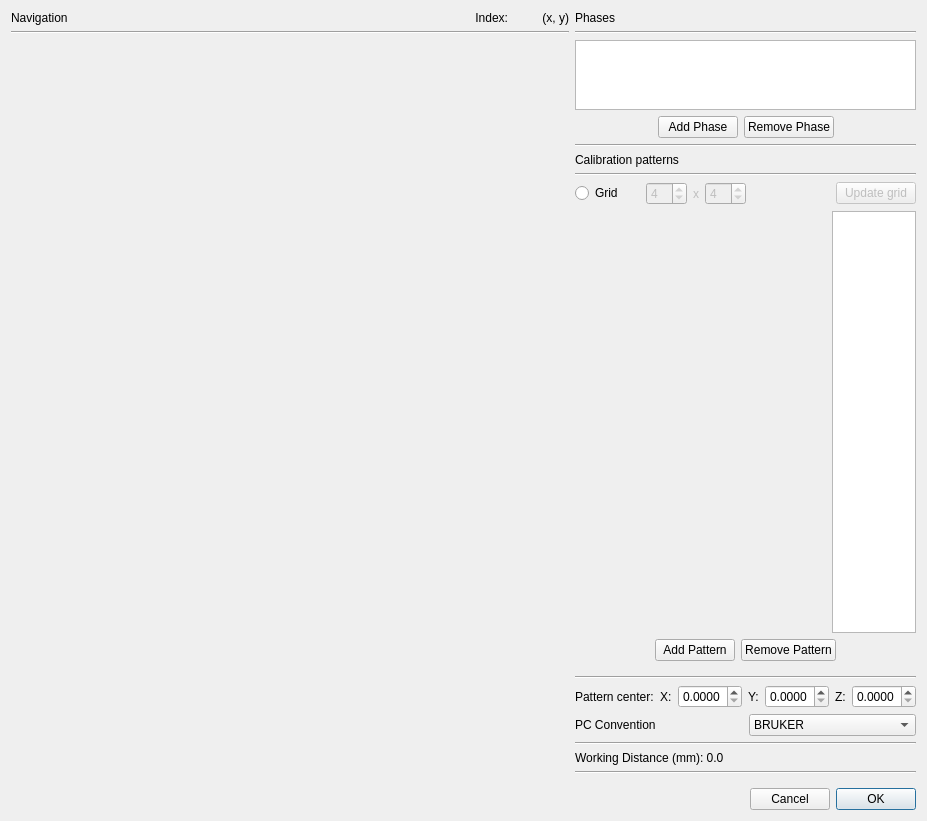
<?xml version="1.0" encoding="UTF-8"?>
<ui version="4.0">
 <class>PCSelection</class>
 <widget class="QDialog" name="PCSelection">
  <property name="geometry">
   <rect>
    <x>0</x>
    <y>0</y>
    <width>927</width>
    <height>821</height>
   </rect>
  </property>
  <property name="windowTitle">
   <string>Pattern Center Refinement</string>
  </property>
  <layout class="QHBoxLayout" name="horizontalLayout_5">
   <item>
    <layout class="QHBoxLayout" name="horizontalLayout_4" stretch="3,1">
     <item>
      <layout class="QVBoxLayout" name="verticalLayout_3" stretch="0,0,1,0">
       <item>
        <layout class="QHBoxLayout" name="horizontalLayout_9" stretch="5,4,1">
         <item>
          <widget class="QLabel" name="labelNavigation">
           <property name="text">
            <string>Navigation</string>
           </property>
          </widget>
         </item>
         <item>
          <widget class="QLabel" name="labelIndex">
           <property name="text">
            <string>Index:</string>
           </property>
           <property name="alignment">
            <set>Qt::AlignRight|Qt::AlignTrailing|Qt::AlignVCenter</set>
           </property>
          </widget>
         </item>
         <item>
          <widget class="QLabel" name="labelxy">
           <property name="text">
            <string>(x, y)</string>
           </property>
           <property name="alignment">
            <set>Qt::AlignRight|Qt::AlignTrailing|Qt::AlignVCenter</set>
           </property>
          </widget>
         </item>
        </layout>
       </item>
       <item>
        <widget class="Line" name="line_6">
         <property name="orientation">
          <enum>Qt::Horizontal</enum>
         </property>
        </widget>
       </item>
       <item>
        <widget class="MplWidget" name="MplWidget" native="true">
         <property name="minimumSize">
          <size>
           <width>400</width>
           <height>400</height>
          </size>
         </property>
         <property name="styleSheet">
          <string notr="true">background-color: transparent</string>
         </property>
        </widget>
       </item>
       <item>
        <spacer name="verticalSpacer_3">
         <property name="orientation">
          <enum>Qt::Vertical</enum>
         </property>
         <property name="sizeHint" stdset="0">
          <size>
           <width>20</width>
           <height>40</height>
          </size>
         </property>
        </spacer>
       </item>
      </layout>
     </item>
     <item>
      <layout class="QVBoxLayout" name="verticalLayout" stretch="1,1,1,1,1,1,1,1,50,1,1,1,1,1,1,1,1,1,1,0">
       <item>
        <widget class="QLabel" name="labelPhases">
         <property name="text">
          <string>Phases</string>
         </property>
        </widget>
       </item>
       <item>
        <widget class="Line" name="line_4">
         <property name="orientation">
          <enum>Qt::Horizontal</enum>
         </property>
        </widget>
       </item>
       <item>
        <widget class="QListWidget" name="listPhases"/>
       </item>
       <item>
        <layout class="QHBoxLayout" name="horizontalLayout_3">
         <item>
          <spacer name="horizontalSpacer">
           <property name="orientation">
            <enum>Qt::Horizontal</enum>
           </property>
           <property name="sizeHint" stdset="0">
            <size>
             <width>40</width>
             <height>20</height>
            </size>
           </property>
          </spacer>
         </item>
         <item>
          <widget class="QPushButton" name="buttonAddPhase">
           <property name="text">
            <string>Add Phase</string>
           </property>
          </widget>
         </item>
         <item>
          <widget class="QPushButton" name="buttonRemovePhase">
           <property name="text">
            <string>Remove Phase</string>
           </property>
          </widget>
         </item>
         <item>
          <spacer name="horizontalSpacer_2">
           <property name="orientation">
            <enum>Qt::Horizontal</enum>
           </property>
           <property name="sizeHint" stdset="0">
            <size>
             <width>40</width>
             <height>20</height>
            </size>
           </property>
          </spacer>
         </item>
        </layout>
       </item>
       <item>
        <widget class="Line" name="line">
         <property name="orientation">
          <enum>Qt::Horizontal</enum>
         </property>
        </widget>
       </item>
       <item>
        <widget class="QLabel" name="labelCalibrationPatterns">
         <property name="text">
          <string>Calibration patterns</string>
         </property>
        </widget>
       </item>
       <item>
        <widget class="Line" name="line_5">
         <property name="orientation">
          <enum>Qt::Horizontal</enum>
         </property>
        </widget>
       </item>
       <item>
        <layout class="QHBoxLayout" name="horizontalLayout_7">
         <item>
          <widget class="QRadioButton" name="buttonGrid">
           <property name="text">
            <string>Grid     </string>
           </property>
          </widget>
         </item>
         <item>
          <widget class="QSpinBox" name="spinBoxGridX">
           <property name="enabled">
            <bool>false</bool>
           </property>
           <property name="minimum">
            <number>1</number>
           </property>
           <property name="maximum">
            <number>12</number>
           </property>
           <property name="value">
            <number>4</number>
           </property>
          </widget>
         </item>
         <item>
          <widget class="QLabel" name="labelMultiplicator">
           <property name="enabled">
            <bool>false</bool>
           </property>
           <property name="text">
            <string>x</string>
           </property>
          </widget>
         </item>
         <item>
          <widget class="QSpinBox" name="spinBoxGridY">
           <property name="enabled">
            <bool>false</bool>
           </property>
           <property name="minimum">
            <number>1</number>
           </property>
           <property name="maximum">
            <number>12</number>
           </property>
           <property name="value">
            <number>4</number>
           </property>
          </widget>
         </item>
         <item>
          <spacer name="horizontalSpacer_4">
           <property name="orientation">
            <enum>Qt::Horizontal</enum>
           </property>
           <property name="sizeHint" stdset="0">
            <size>
             <width>40</width>
             <height>20</height>
            </size>
           </property>
          </spacer>
         </item>
         <item>
          <widget class="QPushButton" name="buttonUpdateGrid">
           <property name="enabled">
            <bool>false</bool>
           </property>
           <property name="text">
            <string>Update grid</string>
           </property>
          </widget>
         </item>
        </layout>
       </item>
       <item>
        <layout class="QHBoxLayout" name="horizontalLayout_2" stretch="3,1">
         <item>
          <widget class="MplWidget" name="MplWidgetPattern" native="true">
           <property name="sizePolicy">
            <sizepolicy hsizetype="Expanding" vsizetype="Expanding">
             <horstretch>0</horstretch>
             <verstretch>0</verstretch>
            </sizepolicy>
           </property>
           <property name="minimumSize">
            <size>
             <width>200</width>
             <height>200</height>
            </size>
           </property>
           <property name="styleSheet">
            <string notr="true">background-color: transparent</string>
           </property>
          </widget>
         </item>
         <item>
          <widget class="QListWidget" name="listCoordinates">
           <property name="sizePolicy">
            <sizepolicy hsizetype="Ignored" vsizetype="Minimum">
             <horstretch>0</horstretch>
             <verstretch>0</verstretch>
            </sizepolicy>
           </property>
           <property name="minimumSize">
            <size>
             <width>0</width>
             <height>0</height>
            </size>
           </property>
          </widget>
         </item>
        </layout>
       </item>
       <item>
        <layout class="QHBoxLayout" name="horizontalLayout_6">
         <item>
          <spacer name="horizontalSpacer_3">
           <property name="orientation">
            <enum>Qt::Horizontal</enum>
           </property>
           <property name="sizeHint" stdset="0">
            <size>
             <width>40</width>
             <height>20</height>
            </size>
           </property>
          </spacer>
         </item>
         <item>
          <widget class="QPushButton" name="buttonAddPattern">
           <property name="text">
            <string>Add Pattern</string>
           </property>
          </widget>
         </item>
         <item>
          <widget class="QPushButton" name="buttonRemovePattern">
           <property name="text">
            <string>Remove Pattern</string>
           </property>
          </widget>
         </item>
         <item>
          <spacer name="horizontalSpacer_5">
           <property name="orientation">
            <enum>Qt::Horizontal</enum>
           </property>
           <property name="sizeHint" stdset="0">
            <size>
             <width>40</width>
             <height>20</height>
            </size>
           </property>
          </spacer>
         </item>
        </layout>
       </item>
       <item>
        <spacer name="verticalSpacer">
         <property name="orientation">
          <enum>Qt::Vertical</enum>
         </property>
         <property name="sizeHint" stdset="0">
          <size>
           <width>20</width>
           <height>40</height>
          </size>
         </property>
        </spacer>
       </item>
       <item>
        <widget class="Line" name="line_7">
         <property name="orientation">
          <enum>Qt::Horizontal</enum>
         </property>
        </widget>
       </item>
       <item>
        <layout class="QHBoxLayout" name="horizontalLayout">
         <item>
          <widget class="QLabel" name="labelPC">
           <property name="text">
            <string>Pattern center:</string>
           </property>
          </widget>
         </item>
         <item>
          <spacer name="horizontalSpacer_6">
           <property name="orientation">
            <enum>Qt::Horizontal</enum>
           </property>
           <property name="sizeHint" stdset="0">
            <size>
             <width>40</width>
             <height>20</height>
            </size>
           </property>
          </spacer>
         </item>
         <item>
          <widget class="QLabel" name="labelXStar">
           <property name="sizePolicy">
            <sizepolicy hsizetype="Preferred" vsizetype="Minimum">
             <horstretch>0</horstretch>
             <verstretch>0</verstretch>
            </sizepolicy>
           </property>
           <property name="maximumSize">
            <size>
             <width>16777215</width>
             <height>16777215</height>
            </size>
           </property>
           <property name="text">
            <string>X:</string>
           </property>
          </widget>
         </item>
         <item>
          <widget class="QDoubleSpinBox" name="spinBoxX">
           <property name="sizePolicy">
            <sizepolicy hsizetype="Minimum" vsizetype="Fixed">
             <horstretch>0</horstretch>
             <verstretch>0</verstretch>
            </sizepolicy>
           </property>
           <property name="decimals">
            <number>4</number>
           </property>
           <property name="maximum">
            <double>1.000000000000000</double>
           </property>
           <property name="singleStep">
            <double>0.001000000000000</double>
           </property>
          </widget>
         </item>
         <item>
          <widget class="QLabel" name="labelYStar">
           <property name="text">
            <string>Y:</string>
           </property>
          </widget>
         </item>
         <item>
          <widget class="QDoubleSpinBox" name="spinBoxY">
           <property name="decimals">
            <number>4</number>
           </property>
           <property name="maximum">
            <double>1.000000000000000</double>
           </property>
           <property name="singleStep">
            <double>0.001000000000000</double>
           </property>
          </widget>
         </item>
         <item>
          <widget class="QLabel" name="labelZStar">
           <property name="text">
            <string>Z:</string>
           </property>
          </widget>
         </item>
         <item>
          <widget class="QDoubleSpinBox" name="spinBoxZ">
           <property name="decimals">
            <number>4</number>
           </property>
           <property name="maximum">
            <double>3.000000000000000</double>
           </property>
           <property name="singleStep">
            <double>0.001000000000000</double>
           </property>
          </widget>
         </item>
        </layout>
       </item>
       <item>
        <layout class="QGridLayout" name="gridLayout_2"/>
       </item>
       <item>
        <layout class="QHBoxLayout" name="horizontalLayout_8">
         <item>
          <widget class="QLabel" name="conventionLabel">
           <property name="text">
            <string>PC Convention</string>
           </property>
          </widget>
         </item>
         <item>
          <widget class="QComboBox" name="conventionBox">
           <item>
            <property name="text">
             <string>BRUKER</string>
            </property>
           </item>
           <item>
            <property name="text">
             <string>TSL</string>
            </property>
           </item>
          </widget>
         </item>
        </layout>
       </item>
       <item>
        <widget class="Line" name="line_3">
         <property name="orientation">
          <enum>Qt::Horizontal</enum>
         </property>
        </widget>
       </item>
       <item>
        <widget class="QLabel" name="workingDistanceLabel">
         <property name="text">
          <string>Working Distance (mm): 0.0</string>
         </property>
        </widget>
       </item>
       <item>
        <widget class="Line" name="line_2">
         <property name="orientation">
          <enum>Qt::Horizontal</enum>
         </property>
        </widget>
       </item>
       <item>
        <spacer name="verticalSpacer_2">
         <property name="orientation">
          <enum>Qt::Vertical</enum>
         </property>
         <property name="sizeHint" stdset="0">
          <size>
           <width>20</width>
           <height>40</height>
          </size>
         </property>
        </spacer>
       </item>
       <item>
        <widget class="QDialogButtonBox" name="buttonBox">
         <property name="sizePolicy">
          <sizepolicy hsizetype="Fixed" vsizetype="Fixed">
           <horstretch>0</horstretch>
           <verstretch>0</verstretch>
          </sizepolicy>
         </property>
         <property name="layoutDirection">
          <enum>Qt::RightToLeft</enum>
         </property>
         <property name="standardButtons">
          <set>QDialogButtonBox::Cancel|QDialogButtonBox::Ok</set>
         </property>
        </widget>
       </item>
      </layout>
     </item>
    </layout>
   </item>
  </layout>
 </widget>
 <customwidgets>
  <customwidget>
   <class>MplWidget</class>
   <extends>QWidget</extends>
   <header>mplwidget.h</header>
   <container>1</container>
  </customwidget>
 </customwidgets>
 <resources/>
 <connections/>
</ui>
